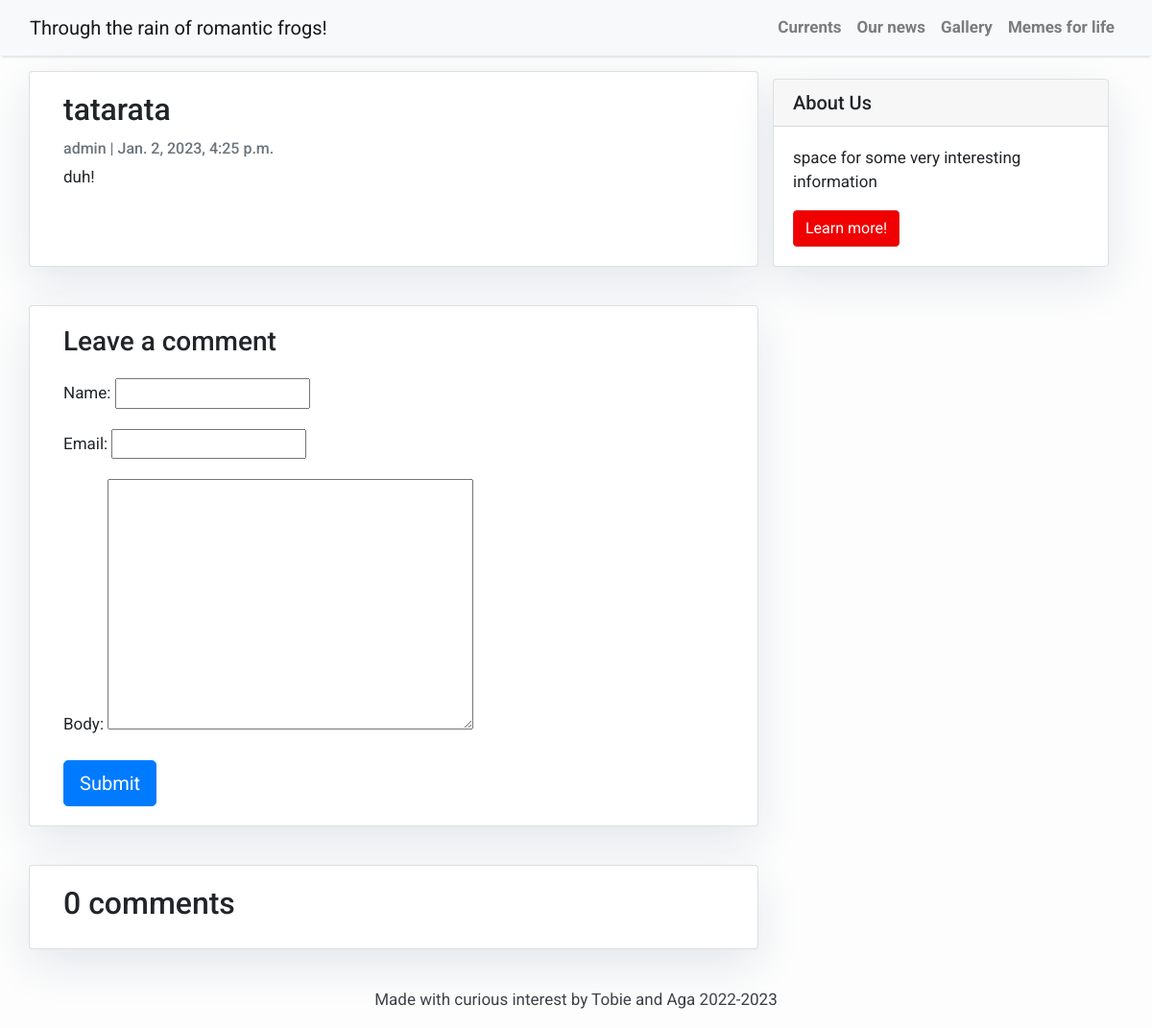
/tatarata/, run on an earlier commit of the app's database.
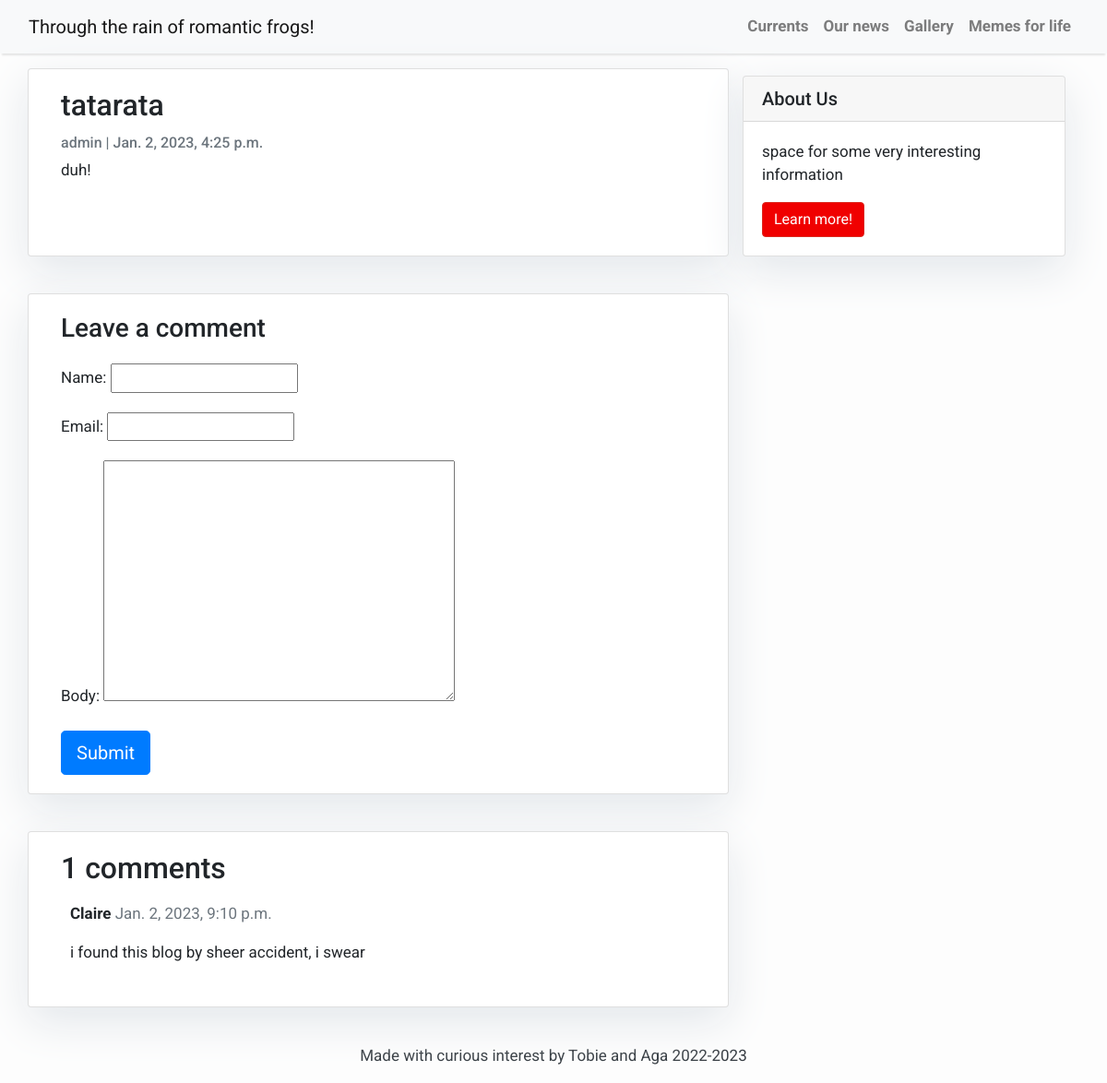
And on a later commit of the database.
### blog/models.py (models this page shows, shortened)
class Comment(models.Model):
    post = models.ForeignKey(Post,on_delete=models.CASCADE,related_name='comments')
    name = models.CharField(max_length=80)
    email = models.EmailField()
    body = models.TextField()
    created_on = models.DateTimeField(auto_now_add=True)
    active = models.BooleanField(default=False)
    class Meta:
        ordering = ['created_on']

### blog/views.py (the view)
# urls.py: path('<slug:slug>/', views.post_detail, name='post_detail'), #deleted the .as_view() part
def post_detail(request, slug):
    template_name = 'post_detail.html'
    post = get_object_or_404(Post, slug=slug)
    comments = post.comments.filter(active=True)
    new_comment = None
    if request.method == 'POST':
        comment_form = CommentForm(data=request.POST)
        if comment_form.is_valid():
            new_comment = comment_form.save(commit=False)
            new_comment.post = post
            new_comment.save()
    else:
        comment_form = CommentForm()
    return render(request, template_name, {'post': post,
                                           'comments': comments,
                                           'new_comment': new_comment,
                                           'comment_form': comment_form})

### blog/forms.py
class CommentForm(forms.ModelForm):
    class Meta:
        model = Comment
        fields = ('name', 'email', 'body')

### templates/post_detail.html (shortened to what this page needs)
{% extends 'base.html' %} {% block content %}
<div class="container">
  <div class="row">
            <div class="col-md-8 card mb-4  mt-3 left  top">
                <div class="card-body">
                    <h2 class="card-title">{{ post.title }}</h2>
                    <p class="card-text text-muted h6">{{ post.author }} | {{ post.created_on}} </p>
                    <p class="card-text">{{post.content}}</p>
                </div>
            </div>
    {% block sidebar %} {% include 'sidebar.html' %} {% endblock sidebar %}
    <div class="col-md-8 card mb-4  mt-3 ">
      <div class="card-body">
        {% if new_comment %}
        <div class="alert alert-success" role="alert">
          Your comment is awaiting moderation
        </div>
        {% else %}
        <h3>Leave a comment</h3>
        <form method="post" style="margin-top: 1.3em;">
          {{ comment_form.as_p }}
          <button type="submit" class="btn btn-primary  btn-lg">Submit</button>
        </form>
        {% endif %}
      </div>
    </div>
    <div class="col-md-8 card mb-4  mt-3 ">
      <div class="card-body">
        <h2>{{ comments.count }} comments</h2>
        {% for comment in comments %}
        <div class="comments" style="padding: 10px;">
          <p class="font-weight-bold">
            {{ comment.name }}
            <span class=" text-muted font-weight-normal">
              {{ comment.created_on }}
            </span>
          </p>
          {{ comment.body | linebreaks }}
        </div>
        {% endfor %}
      </div>
    </div>
  </div>
</div>
{% endblock content %}

What changed in the data, as far as the page shows it:
added Comment: name "Claire", created_on "Jan. 2, 2023, 9:10 p.m.", body "i found this blog by sheer accident, i swear"
Also different on the page:
{{ comments.count }}: "0" → "1"
